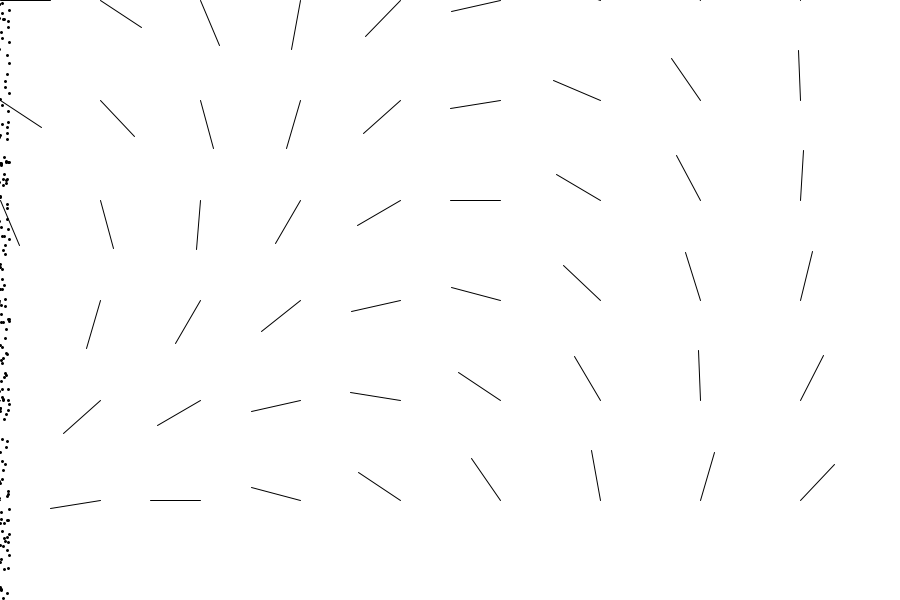
Frame 1 (no input)
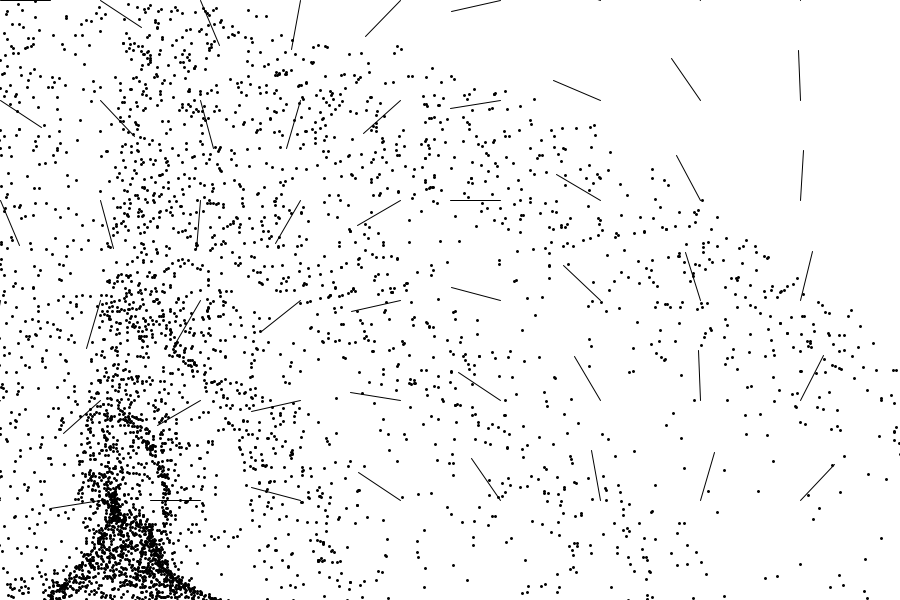
Frame 60 (the mouse pressed at the canvas centre just before this capture)
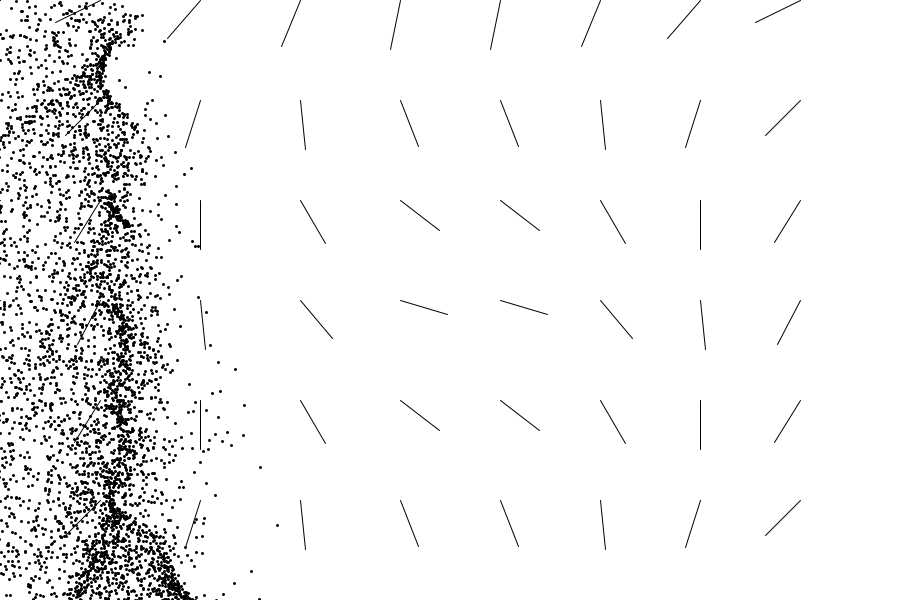
Frame 120 (the mouse held since frame 60 and released just before this capture)

The Processing sketch that drew these frames (run headless with seeded random() and noise(); from frame 60 on, the mouse is pressed at the canvas centre):

// Processing sketch: WindTurbulences
// ── WindTurbulences.pde
/**
 * 
 * WindTurbulences | Copyright (C) 2018 Matthias Jäger - http://matthias-jaeger.net
 * 
 * A basic simulation, where particles are pushed by forces, creating 
 * graphical, wind-linke patterns on the screen. This program uses two classes 
 * representing the ideas of a field of forces and a system of particles.
 * 
 * MIT License: https://opensource.org/licenses/MIT
 * Tutorial by Daniel Shiffmann: https://www.youtube.com/watch?v=XXEK3UEDDIg
 */

Forcefield forcefield;
ParticleSystem particlesystem;

void setup() {
  // Define rendering size 
  size(900, 600);

  //fullScreen();
  
  // A 10 px sized grid of forces
  forcefield = new Forcefield(100);

  // A particlesystem with 6500 particles
  particlesystem = new ParticleSystem(6500);
}

void draw() {
  // Clear background with a nice color
  // background(120, 30, 255);
  background(255);
  
  // Run systems
  forcefield.run();
  particlesystem.run();
}

// ── Force.pde
/**
 * A single Force object is defined by a vector of position and an angle of rotation.
 * The position stays the same, while the angle is calculated and changes over time.
 */

public class Force {
  PVector position;
  float angle;

  Force(float x, float y) {
    // Is called, when a Force is added in the field. 
    // Creating a PVector object with the given coordinates.
    position = new PVector(x, y);
  }

  void update() {
    // Is called every frame and calculates the angle, based on the distance to the mouse location.
    float x1 = position.x;
    float y1 = position.y;
    float x2 = mouseX;
    float y2 = mouseY;

    // Calculate the distance between both
    float d = dist(x1, y1, x2, y2);

    // Calculate maximum distance
    float maximum = sqrt(pow(width, 2) + pow(height, 2));

    // Map the angle, ranging from 0 to TAU (360 deg) to the distance
    angle = map(d, 0, maximum, 0, TAU);
  }

  void render() {
    // Is called every frame and renders a white line in the correct position and the correct angle.
    pushMatrix();
    translate(position.x, position.y);
    rotate(angle);
    strokeWeight(1);
    line(0, 0, forcefield.cellsize/2, 0);
    popMatrix();
  }
}

// ── Forcefield.pde
/**
 * A Forcefield creates, updates and renders individual Force objects.
 * The forces are organized as a regular grid, defined by a given cellsize.
 * 
 * It uses an ArrayList to store references of single Force objects,
 * and has a run() method, calling the required methods for each Force 
 * in the list. 
 */

public class Forcefield {
  ArrayList<Force> forces;
  int cellsize;

  Forcefield(int c) {
    // Make a empty list of objects of the the type <Force> 
    forces = new ArrayList<Force>();

    // Store the given size in a variable called cell
    cellsize = c;

    // Create the grid
    int rows = width / cellsize;
    int cols = height / cellsize;

    for (int a = 0; a < rows; a++) {
      for (int b = 0; b < cols; b++) {
        float x = a * cellsize;
        float y = b * cellsize;
        // After the position is calculated 
        // a new force is  added to the list
        forces.add(new Force(x, y));
      }
    }
  }

  void run() {
    // For all Force objects in the list of forces call the methods update() and render()
    for (Force f : forces) {
      f.update();
      f.render();
    }
  }
}
// ── Particle.pde
/**
 * A single Particle, is defined by a vector of position, a velocity and and acceleration.
 */

public class Particle {
  PVector position;
  PVector velocity;
  PVector acceleration;
  boolean life = true;
  int radius = 3;
  
  Particle(float x, float y) {
    position = new PVector(x, y);
    acceleration = new PVector(0, 0);
    // Wind is blowing form left to right 
    velocity = new PVector(10, 0);
  }

  void follow() {
    // Is called every frame and looks at all the Forces in the field 
    for (Force f : forcefield.forces) {
      // Calculate the distance between this particle and all the forces
      float d = position.dist(f.position);
      // Only be affected by a close one
      if (d < forcefield.cellsize) {
        // Calculate a directional force vector from its rotatation angle
        PVector fo = PVector.fromAngle(f.angle);
        // Reduce the force quite a bit
        fo.mult(0.01);
        // Add the force to the velocity
        acceleration.add(fo);
      }
    }
  }

  void edges() {
    // Detects the edges of the window
    if (position.x > width) {
      life = false;
    } 
    if (position.y > height) {
      life = false;
    } else if (position.y < 0) {
      life = false;
    }
  }

  void update() {
    // Physics engine
    velocity.add(acceleration);
    position.add(velocity);
  }

  void render() {
    // Renders the Particle a a point
    pushMatrix();
    translate(position.x, position.y);
    //stroke(map(acceleration.mag(), 0, 10, 255, 0), 10, 100, 6);
    stroke(0);
    strokeWeight(radius);
    point(0, 0);
    popMatrix();
  }
}

// ── ParticleSystem.pde
/**
 * A ParticleSystem creates, updates and renders individual Particle objects.
 * 
 * It uses an ArrayList to store references of single Particle objects,
 * and has a run() method, calling the required methods for each particle 
 * in the list. Here is a better exapmle, explaining the concepts: 
 * https://processing.org/examples/simpleparticlesystem.html
 */

public class ParticleSystem {

  ArrayList<Particle> particles;

  ParticleSystem(int ammount) {
    // Make a empty list of objects of the the type <Particle> 
    particles = new ArrayList<Particle>();

    // Add particles to the list, based on the given ammount
    for (int n = 0; n < ammount; n++) {
      particles.add(new Particle(random(-500, 0), random(height)));
    }
  }
 
  void run() {
    // Updates and renders each particle in the list 
    for (int i = particles.size() - 1; i >= 0; i--) {

      // For a single Particle part in the list of particles
      Particle part = particles.get(i);

      // Follow the forces in the field
      part.follow();
      // Check if the particle is on the screen
      part.edges();
      // Update the position
      part.update();
      // And render it on stage
      part.render();

      // Unless it is dead
      if (part.life == false) {
        // Then remove it from the list
        particles.remove(i);
        // And add a new particle instead (left outside of the screen)
        particles.add(new Particle(random(-500, 0), random(height)));
      }
    }
  }
}
